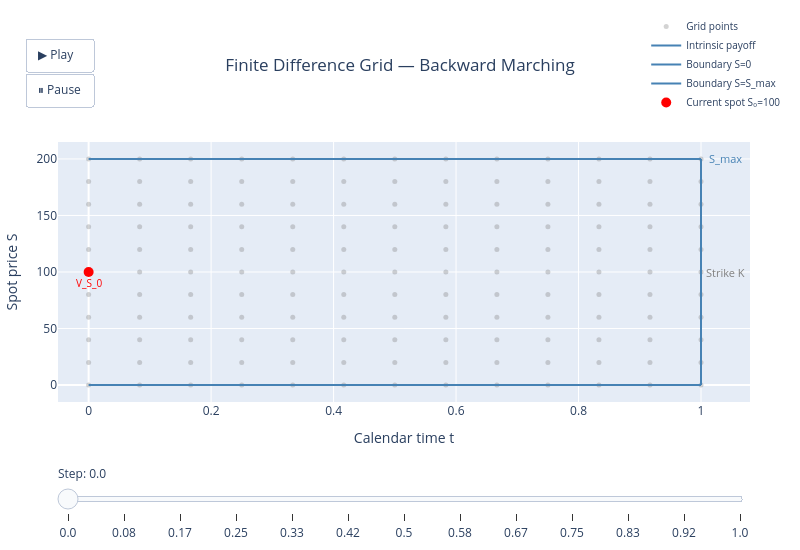

Notebook source saved alongside this figure:
### Markdown cell above
## 8) Boundary/Terminal Conditions and Backward Solver Loop

### Terminal condition ($\tau = 0$, i.e. at maturity)

$$V(S, T) = \max(S - K, 0) \quad \text{(call)}, \qquad V(S, T) = \max(K - S, 0) \quad \text{(put)}.$$

### Boundary conditions (at each time step)

| Boundary | European Call | European Put | American Call | American Put |
|---|---|---|---|---|
| $S = 0$ | $V = 0$ | $V = K\,e^{-r\tau}$ | $V = 0$ | $V = K$ |
| $S = S_{\max}$ | $V = S_{\max}\,e^{-q\tau} - K\,e^{-r\tau}$ | $V = 0$ | $V = \max\!\bigl(S_{\max}\,e^{-q\tau} - K\,e^{-r\tau},\; S_{\max} - K\bigr)$ | $V = 0$ |

In practice $S_{\max}$ should be chosen large enough that
$S_{\max}e^{-q\tau} - Ke^{-r\tau} > 0$ over the time range of interest, so an extra
$\max(\cdot,0)$ on the European-call right boundary is usually inactive.

### Backward marching

Starting from $V_N = \text{payoff}$, march $i = N{-}1, N{-}2, \dots, 0$:
1. Compute boundary values at $t_i$
2. Build RHS from $V_{i+1}$
3. Solve tridiagonal system for $V_i$
4. (American) project: $V_i \leftarrow \max(V_i, \text{intrinsic})$

### Code cell
# ── Animated FD grid: backward marching visualisation ────────────────
# Small illustrative grid (not the real 250×400 grid)
N_time, N_spot = 12, 10
t_nodes = np.linspace(0, T, N_time + 1)
s_nodes = np.linspace(0, 2 * K, N_spot + 1)
T_grid, S_grd = np.meshgrid(t_nodes, s_nodes)

# Intrinsic payoff curve (call) along right edge
spot_at_maturity = np.linspace(0, 2 * K, 200)
payoff_at_maturity = np.maximum(spot_at_maturity - K, 0.0)

S_max = 2 * K

# ── Build base figure ────────────────────────────────────────────────
fig_anim = go.Figure()

# All grid dots (static background)
fig_anim.add_trace(
    go.Scatter(
        x=T_grid.ravel(),
        y=S_grd.ravel(),
        mode="markers",
        marker=dict(size=5, color="grey", opacity=0.35),
        name="Grid points",
        hoverinfo="skip",
    )
)

# Terminal payoff curve
fig_anim.add_trace(
    go.Scatter(
        x=[T] * len(spot_at_maturity),
        y=spot_at_maturity,
        mode="lines",
        line=dict(color="steelblue", width=2),
        name="Intrinsic payoff",
        customdata=payoff_at_maturity,
        hovertemplate="S=%{y:.0f}  payoff=%{customdata:.1f}<extra></extra>",
    )
)

# Boundary lines: S=0 and S=S_max (horizontal blue lines)
fig_anim.add_trace(
    go.Scatter(
        x=[0, T],
        y=[0, 0],
        mode="lines",
        line=dict(color="steelblue", width=2),
        name="Boundary S=0",
        hoverinfo="skip",
    )
)
fig_anim.add_trace(
    go.Scatter(
        x=[0, T],
        y=[S_max, S_max],
        mode="lines",
        line=dict(color="steelblue", width=2),
        name="Boundary S=S_max",
        hoverinfo="skip",
    )
)

# Current spot marker at t=0
fig_anim.add_trace(
    go.Scatter(
        x=[0],
        y=[S0],
        mode="markers",
        marker=dict(size=10, color="red", symbol="circle"),
        name=f"Current spot S₀={S0:.0f}",
    )
)

# Highlighted column (animated) — starts empty (trace index = 5)
fig_anim.add_trace(
    go.Scatter(
        x=[],
        y=[],
        mode="markers",
        marker=dict(size=10, color="rgba(220,60,60,0.7)", symbol="square"),
        name="Solving column",
    )
)

# ── Build animation frames ──────────────────────────────────────────
# We march backward in calendar time: T → T-Δt → ... → 0
# Slider labels show the calendar time t being solved for (increasing left to right)
ANIM_TRACE_IDX = 5  # index of the animated "Solving column" trace

frames = []

# Frame 0: terminal condition known (rightmost column, t=T)
frames.append(
    go.Frame(
        data=[
            go.Scatter(
                x=[T] * (N_spot + 1),
                y=s_nodes,
                mode="markers",
                marker=dict(size=10, color="rgba(60,120,200,0.7)", symbol="square"),
                name="Known (terminal)",
            )
        ],
        traces=[ANIM_TRACE_IDX],
        name=f"t = {T:.2f} (payoff)",
    )
)

# Frames 1..N_time: march backward, highlighting each column
for step, col_idx in enumerate(range(N_time - 1, -1, -1), start=1):
    t_col = t_nodes[col_idx]
    label = f"t = {t_col:.2f}" if col_idx > 0 else "t = 0.00"
    colour = "rgba(220,60,60,0.7)" if col_idx > 0 else "rgba(220,60,60,0.95)"
    sz = 10 if col_idx > 0 else 13
    frames.append(
        go.Frame(
            data=[
                go.Scatter(
                    x=[t_col] * (N_spot + 1),
                    y=s_nodes,
                    mode="markers",
                    marker=dict(size=sz, color=colour, symbol="square"),
                    name="Solving column",
                )
            ],
            traces=[ANIM_TRACE_IDX],
            name=label,
        )
    )

fig_anim.frames = frames

# ── Slider + play/pause buttons ─────────────────────────────────────
slider_steps = [
    dict(
        args=[[f.name], dict(frame=dict(duration=400, redraw=True), mode="immediate")],
        label=round(t_nodes[i], 2),
        method="animate",
    )
    for i, f in enumerate(frames)
]

fig_anim.update_layout(
    sliders=[
        dict(active=0, steps=slider_steps, currentvalue=dict(prefix="Step: "), pad=dict(t=60))
    ],
    updatemenus=[
        dict(
            type="buttons",
            showactive=False,
            x=0.05,
            y=1.4,
            buttons=[
                dict(
                    label="▶ Play",
                    method="animate",
                    args=[None, dict(frame=dict(duration=400, redraw=True), fromcurrent=True)],
                ),
                dict(
                    label="⏸ Pause",
                    method="animate",
                    args=[[None], dict(frame=dict(duration=0, redraw=False), mode="immediate")],
                ),
            ],
        )
    ],
    xaxis=dict(title="Calendar time t", range=[-0.05, T + 0.08]),
    yaxis=dict(title="Spot price S", range=[-15, S_max + 15]),
    title=dict(text="Finite Difference Grid — Backward Marching", x=0.5),
    height=550,
    width=800,
    legend=dict(x=0.85, y=1.5, bgcolor="rgba(255,255,255,0.8)", font=dict(size=10), maxheight=20),
    annotations=[
        dict(x=T + 0.04, y=K, text="Strike K", showarrow=False, font=dict(size=11, color="grey")),
        dict(
            x=T + 0.04,
            y=S_max,
            text="S_max",
            showarrow=False,
            font=dict(size=11, color="steelblue"),
        ),
        dict(x=0, y=S_max / 2 - 10, text="V_S_0", showarrow=False, font=dict(size=10, color="red")),
        # dict(x=T+0.04, y=8, text="V_N,ⱼ (payoff)", showarrow=False,
        #      font=dict(size=10, color="steelblue")),
    ],
    margin=dict(t=120, b=50, l=50, r=50),
)

fig_anim.show()

### Figure 1 — Plotly figure (JSON) as saved in the notebook; plotly's stock layout.template omitted (floating-point values rounded to 4 significant figures; data arrays with more than 128 entries replaced by an {"elided": "..."} marker saying what was removed)
{"data": [{"hoverinfo": "skip", "marker": {"color": "grey", "opacity": 0.35, "size": 5}, "mode": "markers", "name": "Grid points", "type": "scatter", "x": {"elided": "143 float values"}, "y": {"elided": "143 float values"}}, {"customdata": {"elided": "200 float values"}, "hovertemplate": "S=%{y:.0f}  payoff=%{customdata:.1f}<extra></extra>", "line": {"color": "steelblue", "width": 2}, "mode": "lines", "name": "Intrinsic payoff", "type": "scatter", "x": {"elided": "200 float values"}, "y": {"elided": "200 float values"}}, {"hoverinfo": "skip", "line": {"color": "steelblue", "width": 2}, "mode": "lines", "name": "Boundary S=0", "type": "scatter", "x": [0, 1.0], "y": [0, 0]}, {"hoverinfo": "skip", "line": {"color": "steelblue", "width": 2}, "mode": "lines", "name": "Boundary S=S_max", "type": "scatter", "x": [0, 1.0], "y": [200.0, 200.0]}, {"marker": {"color": "red", "size": 10, "symbol": "circle"}, "mode": "markers", "name": "Current spot S₀=100", "type": "scatter", "x": [0], "y": [100.0]}, {"marker": {"color": "rgba(220,60,60,0.7)", "size": 10, "symbol": "square"}, "mode": "markers", "name": "Solving column", "type": "scatter", "x": [], "y": []}], "layout": {"annotations": [{"font": {"color": "grey", "size": 11}, "showarrow": false, "text": "Strike K", "x": 1.04, "y": 100.0}, {"font": {"color": "steelblue", "size": 11}, "showarrow": false, "text": "S_max", "x": 1.04, "y": 200.0}, {"font": {"color": "red", "size": 10}, "showarrow": false, "text": "V_S_0", "x": 0, "y": 90.0}], "height": 550, "legend": {"bgcolor": "rgba(255,255,255,0.8)", "font": {"size": 10}, "maxheight": 20, "x": 0.85, "y": 1.5}, "margin": {"b": 50, "l": 50, "r": 50, "t": 120}, "sliders": [{"active": 0, "currentvalue": {"prefix": "Step: "}, "pad": {"t": 60}, "steps": [{"args": [["t = 1.00 (payoff)"], {"frame": {"duration": 400, "redraw": true}, "mode": "immediate"}], "label": "0.0", "method": "animate"}, {"args": [["t = 0.92"], {"frame": {"duration": 400, "redraw": true}, "mode": "immediate"}], "label": "0.08", "method": "animate"}, {"args": [["t = 0.83"], {"frame": {"duration": 400, "redraw": true}, "mode": "immediate"}], "label": "0.17", "method": "animate"}, {"args": [["t = 0.75"], {"frame": {"duration": 400, "redraw": true}, "mode": "immediate"}], "label": "0.25", "method": "animate"}, {"args": [["t = 0.67"], {"frame": {"duration": 400, "redraw": true}, "mode": "immediate"}], "label": "0.33", "method": "animate"}, {"args": [["t = 0.58"], {"frame": {"duration": 400, "redraw": true}, "mode": "immediate"}], "label": "0.42", "method": "animate"}, {"args": [["t = 0.50"], {"frame": {"duration": 400, "redraw": true}, "mode": "immediate"}], "label": "0.5", "method": "animate"}, {"args": [["t = 0.42"], {"frame": {"duration": 400, "redraw": true}, "mode": "immediate"}], "label": "0.58", "method": "animate"}, {"args": [["t = 0.33"], {"frame": {"duration": 400, "redraw": true}, "mode": "immediate"}], "label": "0.67", "method": "animate"}, {"args": [["t = 0.25"], {"frame": {"duration": 400, "redraw": true}, "mode": "immediate"}], "label": "0.75", "method": "animate"}, {"args": [["t = 0.17"], {"frame": {"duration": 400, "redraw": true}, "mode": "immediate"}], "label": "0.83", "method": "animate"}, {"args": [["t = 0.08"], {"frame": {"duration": 400, "redraw": true}, "mode": "immediate"}], "label": "0.92", "method": "animate"}, {"args": [["t = 0.00"], {"frame": {"duration": 400, "redraw": true}, "mode": "immediate"}], "label": "1.0", "method": "animate"}]}], "title": {"text": "Finite Difference Grid — Backward Marching", "x": 0.5}, "updatemenus": [{"buttons": [{"args": [null, {"frame": {"duration": 400, "redraw": true}, "fromcurrent": true}], "label": "▶ Play", "method": "animate"}, {"args": [[null], {"frame": {"duration": 0, "redraw": false}, "mode": "immediate"}], "label": "⏸ Pause", "method": "animate"}], "showactive": false, "type": "buttons", "x": 0.05, "y": 1.4}], "width": 800, "xaxis": {"range": [-0.05, 1.08], "title": {"text": "Calendar time t"}}, "yaxis": {"range": [-15, 215.0], "title": {"text": "Spot price S"}}}}
